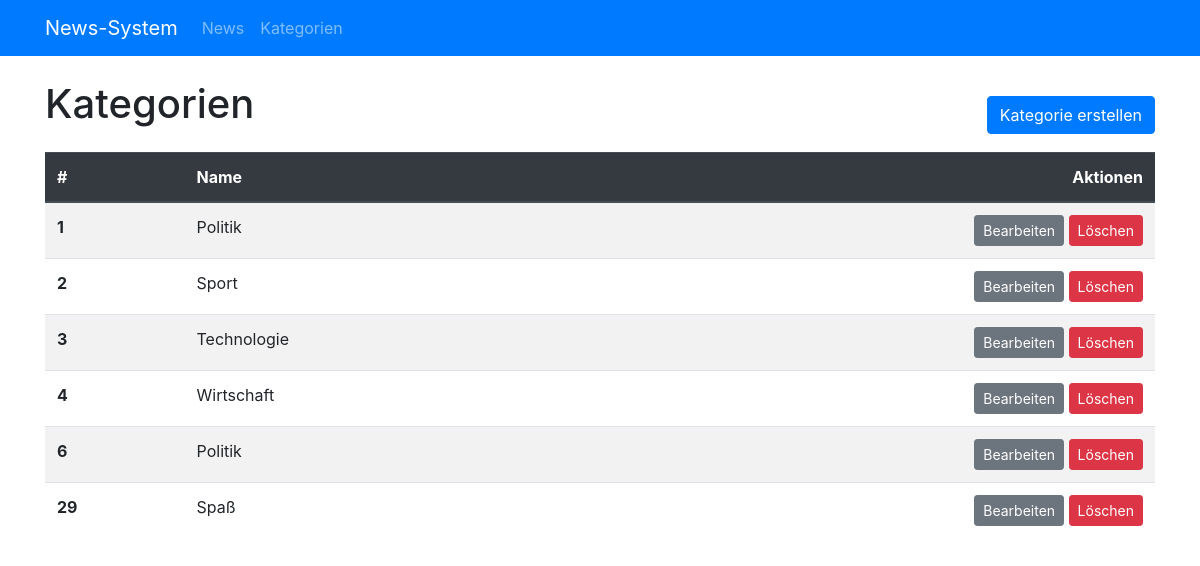
/categories.php, run on the app's committed database.
### tables this page shows
CREATE TABLE `categories` (
  `id` int(11) unsigned NOT NULL AUTO_INCREMENT,
  `name` varchar(100) DEFAULT NULL,
  PRIMARY KEY (`id`)
);

### src/categories.php (the view, shortened to what this page needs)
<?php
include 'include_database.php';
$sql = 'SELECT * FROM categories';
$result = mysqli_query($link, $sql);
?><!doctype html>
<html lang="de">
  <head>
    <?php include 'include_head.php'; ?>
  </head>
  <body>
    <?php include 'include_navigation.php'; ?>
    <div class="container mt-4">
        <div class="row">
            <div class="col-sm">
                <h1>Kategorien</h1>
            </div>
            <div class="col-sm mt-3">
                <a href="category_add.php" class="btn btn-primary float-right">Kategorie erstellen</a>
            </div>
        </div>
        <table class="table table-striped mt-3">
            <thead class="thead-dark">
                <tr>
                    <th scope="col">#</th>
                    <th scope="col">Name</th>
                    <th scope="col"><div class="float-right">Aktionen</div></th>
                </tr>
            </thead>
            <tbody>
                <?php while ($row = mysqli_fetch_assoc($result)) { ?>
                <tr>
                    <th scope="row"><?php echo $row['id']; ?></th>
                    <td><?php echo $row['name']; ?></td>
                    <td>
                        <div class="float-right">
                            <a class="btn btn-secondary btn-sm" href="category_edit.php?id=<?php echo $row['id']; ?>" role="button">Bearbeiten</a>
                            <a class="btn btn-danger btn-sm" href="category_delete.php?id=<?php echo $row['id']; ?>" role="button">Löschen</a>
                        </div>
                    </td>
                </tr>
                <?php } ?>
            </tbody>
        </table>
    </div>
  </body>
</html>

### data on the page
categories: id "1", name "Politik"
categories: id "2", name "Sport"
categories: id "3", name "Technologie"
categories: id "4", name "Wirtschaft"
categories: id "6", name "Politik"
categories: id "29", name "Spaß"
